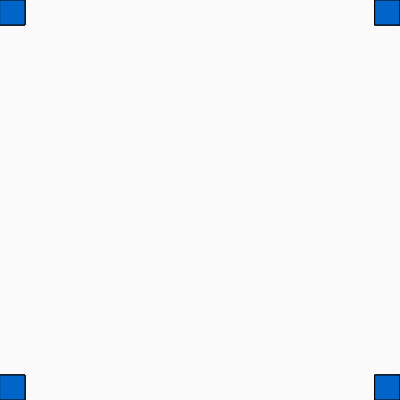
Frame 1 (no input)
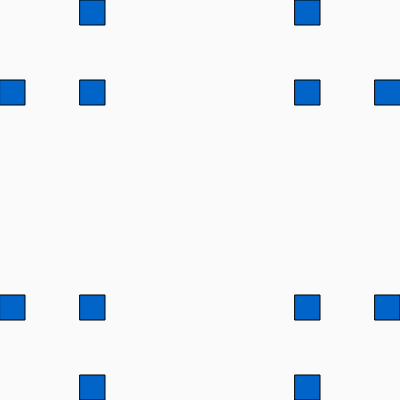
Frame 60 (no input)
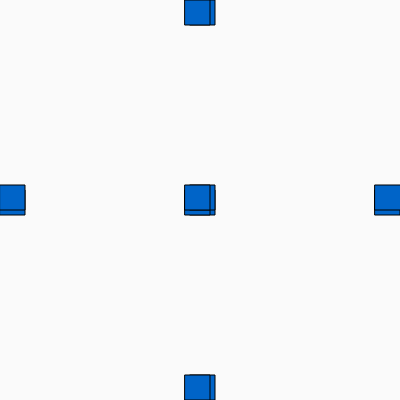
Frame 120 (the mouse pressed at the canvas centre since frame 60)

The p5.js sketch that drew these frames (run headless with seeded random() and noise() and a simulated clock; from frame 60 on, the mouse is pressed at the canvas centre):

// p5.js sketch
// ── sketch.js
var cool = 0;

function setup() {
  createCanvas(400, 400);
}

function draw() {
  background(250);
  fill(0,100,200)
  rect(0 + cool, 0, 25);
  rect(0 + cool, cool, 25)
  rect(0 + 0,cool,25)
  rect(0 + 375,cool,25)
  rect(375 - cool,0,25)
  rect(375 - cool,cool,25)
  rect(cool,375,25)
  rect(0,375 - cool,25)
  rect(cool,375 - cool ,25)
  rect(375,375 - cool,375,25)
  rect(375 - cool,375,25)
  rect(375 - cool,375 - cool,25)
  cool = cool + 5;
  if (cool > 400) {
    cool = 0;
  }
}
